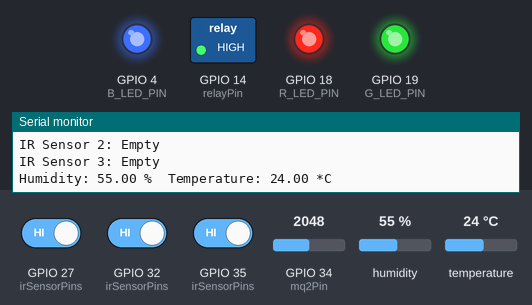
Simulated run of this sketch. Board: ESP32. Parts: 21×22 character LCD, switched loads named in the sketch (green lamp = pin HIGH), output pins drawn as LEDs (lit = HIGH), the last lines printed to the serial monitor. The inputs (shaded band) are chosen by the test bench; at power-on: GPIO 27 (irSensorPins) HIGH, GPIO 32 (irSensorPins) HIGH, GPIO 35 (irSensorPins) HIGH, GPIO 34 (mq2Pin) = 2048, humidity 55 %, temperature 24 °C. WiFi joins after 1.5 s; servers stay silent unless stated; uploads are accepted with an empty reply; no MQTT or app messages arrive unless stated.

Above: at 3.3 s.
3.4 s: GPIO 27 (irSensorPins) driven LOW
At 4.4 s:
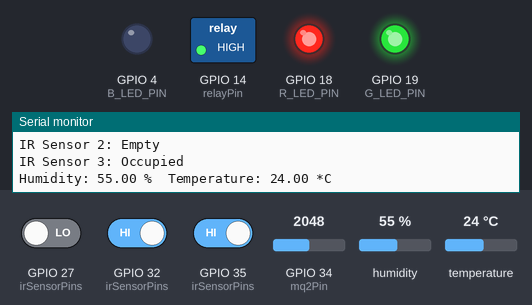
5.1 s: GPIO 32 (irSensorPins) driven LOW
At 7.4 s:
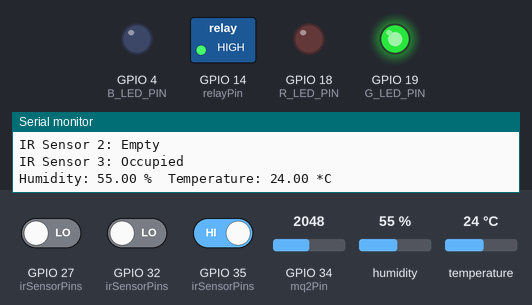
7.7 s: GPIO 35 (irSensorPins) driven LOW
At 9.7 s:
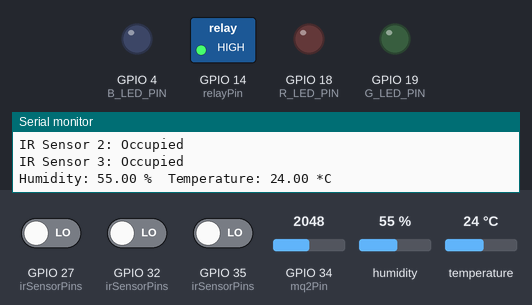
10.5 s: GPIO 27 (irSensorPins) driven HIGH
At 13.0 s:
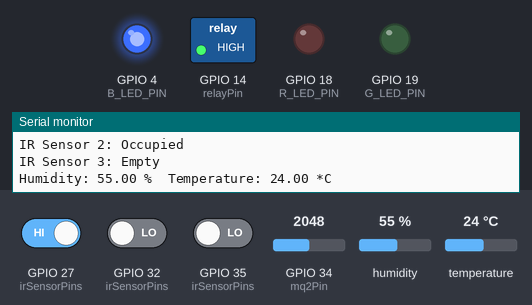
13.3 s: GPIO 32 (irSensorPins) driven HIGH
At 14.8 s:
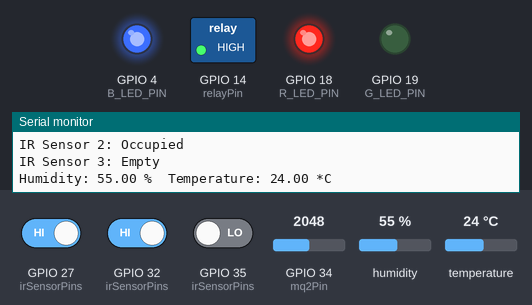
16.0 s: GPIO 27 (irSensorPins) driven LOW
At 17.9 s:
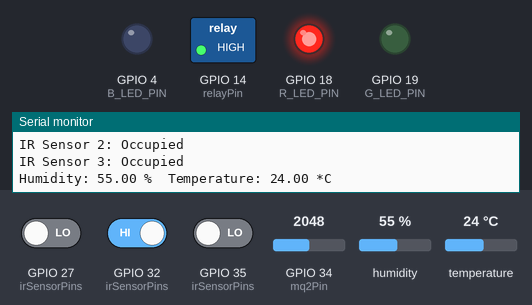
Timing chart, 0 to 19.4 s (numbered marks = the images above; inputs shaded):
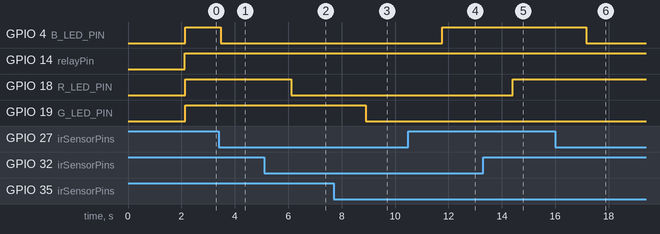

The sketch:

parkingtestlatest.ino
```cpp
#include <Wire.h>
#include <LiquidCrystal_I2C.h>
#include <DHT.h>
#include "WiFi.h"
#include "HTTPClient.h"
#include <PubSubClient.h>

// WiFi and MQTT Settings
const char* ssid = "YOUR_WIFI_SSID";
const char* password = "YOUR_WIFI_PASSWORD";
const char* host = "YOUR_SERVER_IP"; // Change this to your localhost IP address
const char* mqtt_server = "broker.hivemq.com";
const int mqtt_port = 1883;
const char* mqtt_client_id = "DHT11_topic_manros";
const char* dht_topic = "DHT11_topic_manros";
const char* dht_topic1 = "DHT11_topic1_manros";

WiFiClient espClient;
PubSubClient mqttClient(espClient);

// IR sensor and LED pins
#define IR_CAR1 32
#define IR_CAR2 35
#define IR_CAR3 27
#define R_LED_PIN 18
#define G_LED_PIN 19
#define B_LED_PIN 4

short irSensorPins[3] = {IR_CAR1, IR_CAR2, IR_CAR3};
short ledPins[3] = {R_LED_PIN, G_LED_PIN, B_LED_PIN};

LiquidCrystal_I2C lcd(0x27, 21, 22); // LCD screen settings
DHT dht(25, DHT11); // DHT11 sensor settings

// MQ2 gas sensor and relay pin setup
const int mq2Pin = 34;      // MQ2 sensor connected to A2
const int relayPin = 14;    // Relay control pin connected to D7
const int threshold = 1000;  // Set threshold for gas detection

// MQTT Callback
void callback(char* topic, byte* payload, unsigned int length) {
  // Callback function for MQTT (currently unused)
}

// Reconnect to MQTT
void reconnect() {
  while (!mqttClient.connected()) {
    Serial.print("Attempting MQTT connection...");
    if (mqttClient.connect(mqtt_client_id)) {
      Serial.println("connected");
    } else {
      Serial.print("failed, rc=");
      Serial.print(mqttClient.state());
      Serial.println(" try again in 5 seconds");
      delay(5000);
    }
  }
}

void setup() {
  Serial.begin(115200);

  // WiFi setup
  WiFi.begin(ssid, password);
  Serial.println("Connecting...");
  while (WiFi.status() != WL_CONNECTED) {
    Serial.print(".");
    delay(1000);
  }
  Serial.println("Connected");

  // MQTT setup
  mqttClient.setServer(mqtt_server, mqtt_port);
  mqttClient.setCallback(callback);
  reconnect();

  // Initialize IR sensor and LED pins
  for (short i = 0; i < 3; i++) {
    pinMode(irSensorPins[i], INPUT_PULLUP);
    pinMode(ledPins[i], OUTPUT);
  }

  // Initialize LCD and DHT
  lcd.init();
  lcd.backlight();
  lcd.print("Wifi Connected...");
  dht.begin();

  // Setup MQ2 sensor and relay
  pinMode(relayPin, OUTPUT);
  digitalWrite(relayPin, LOW); // Ensure the relay is off initially
  Serial.println("MQ2 Gas Sensor Setup...");
}

void loop() {
  // Check MQTT connection
  if (!mqttClient.connected()) {
    reconnect();
  }
  mqttClient.loop();

  // MQ2 Gas sensor reading
  int sensorValue = analogRead(mq2Pin);
  Serial.print("MQ2 Sensor Value: ");
  Serial.println(sensorValue);

  // Control relay based on gas detection
  if (sensorValue > threshold) {
    digitalWrite(relayPin, HIGH); // Activate relay (turn on fan)
    Serial.println("Gas detected! Relay ON, Fan ON.");
  } else {
    digitalWrite(relayPin, LOW); // Deactivate relay (turn off fan)
    Serial.println("No gas detected. Relay OFF, Fan OFF.");
  }

  // IR sensor parking slot monitoring
  String sensorStatus[3];
  int availableSlots = 3;
  for (short i = 0; i < 3; i++) {
    sensorStatus[i] = detectIRStatus(irSensorPins[i]);
    Serial.print("IR Sensor ");
    Serial.print(i + 1);
    Serial.print(": ");
    Serial.println(sensorStatus[i]);

    if (sensorStatus[i] == "Occupied") {
      digitalWrite(ledPins[i], LOW);
      availableSlots--;
    } else {
      digitalWrite(ledPins[i], HIGH);
    }
  }

  // Display parking and sensor status on LCD
  displayLCD(sensorStatus, availableSlots);
  readDHT(3 - availableSlots, sensorStatus, sensorValue); // Pass gas sensor value

  delay(1000);
}

// IR sensor status detection
String detectIRStatus(short sensorPin) {
  if (digitalRead(sensorPin) == LOW) {
    delay(50);
    if (digitalRead(sensorPin) == LOW) {
      return "Occupied";
    }
  }
  return "Empty";
}

// Display parking status on the LCD
void displayLCD(String sensorStatus[], int availableSlots) {
  lcd.clear();
  char slotNames[3][3] = {"A4", "A5", "A6"};
  for (int i = 2; i >= 0; i--) {
    lcd.setCursor(0, 2 - i);
    lcd.print("Slot ");
    lcd.print(slotNames[i]);
    lcd.print(": ");
    lcd.print(sensorStatus[i]);
  }
  lcd.setCursor(0, 3);
  lcd.print("Available: ");
  lcd.print(availableSlots);
}

// Read DHT11 sensor and publish data to MQTT and HTTP
void readDHT(int slots, String sensorStatus[], int gasValue) {
  float humidity = dht.readHumidity();
  float temperature = dht.readTemperature();

  if (isnan(humidity) || isnan(temperature)) {
    Serial.println("Failed to read from DHT sensor");
    delay(2000);
    return;
  }

  Serial.print("Humidity: ");
  Serial.print(humidity);
  Serial.print(" %\t");
  Serial.print("Temperature: ");
  Serial.print(temperature);
  Serial.println(" *C");

  // Publish temperature and humidity if thresholds are met
  if (temperature >= 25.0 && humidity >= 60.0) {
    if (mqttClient.connected()) {
      mqttClient.publish(dht_topic, String(temperature).c_str(), true);
      mqttClient.publish(dht_topic1, String(humidity).c_str(), true);
    } else {
      Serial.println("MQTT not connected");
    }
  }

  // HTTP Request to send sensor data
  HTTPClient http;
  String link = "http://" + String(host) + "/projectfinal/kirimdata.php?temp=" + String(temperature) +
                "&hum=" + String(humidity) + "&gas=" + String(gasValue) +
                "&ir1=" + String(sensorStatus[0]) +
                "&ir2=" + String(sensorStatus[1]) +
                "&ir3=" + String(sensorStatus[2]);

  http.begin(link);
  int httpCode = http.GET();

  if (httpCode != HTTP_CODE_OK) {
    Serial.println("HTTP GET request failed");
    Serial.println(httpCode);
  }

  String response = http.getString();
  Serial.println(response);
  http.end();
}
```

Measured:
- after the input at 3.4 s, GPIO 4 (B_LED_PIN): HIGH → LOW after 0.07 s
- after the input at 5.1 s, GPIO 18 (R_LED_PIN): HIGH → LOW after 1.0 s
- after the input at 7.7 s, GPIO 19 (G_LED_PIN): HIGH → LOW after 1.2 s
- after the input at 10.5 s, GPIO 4 (B_LED_PIN): LOW → HIGH after 1.3 s
- after the input at 13.3 s, GPIO 18 (R_LED_PIN): LOW → HIGH after 1.1 s
- after the input at 16.0 s, GPIO 4 (B_LED_PIN): HIGH → LOW after 1.2 s
